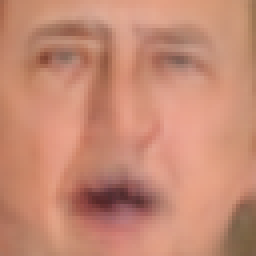
#> input picture faceswap_pytorch/test.png, 64 x 64 px (shown 4 times larger); its folder holds only this picture in this run
$ python -i image_reshape.py   (imports and definitions only)
#> lines starting #> are read from the running program, lines starting #| are printed output that depends on the picture
import numpy
import cv2
import os
from umeyama import umeyama

def get_image_paths(directory):
    return [x.path for x in os.scandir(directory) if x.name.endswith(".jpg") or x.name.endswith(".png")]

def load_images(image_paths, convert=None):
    iter_all_images = (cv2.resize(cv2.imread(fn), (256, 256)) for fn in image_paths)
    if convert:
        iter_all_images = (convert(img) for img in iter_all_images)
    for i, image in enumerate(iter_all_images):
        if i == 0:
            all_images = numpy.empty((len(image_paths),) + image.shape, dtype=image.dtype)
        all_images[i] = image
    return all_images

def random_warp(image):
    assert image.shape == (256, 256, 3)
    range_ = numpy.linspace(128 - 80, 128 + 80, 5)
    mapx = numpy.broadcast_to(range_, (5, 5))
    mapy = mapx.T

    mapx = mapx + numpy.random.normal(size=(5, 5), scale=5)
    mapy = mapy + numpy.random.normal(size=(5, 5), scale=5)

    interp_mapx = cv2.resize(mapx, (80, 80))[8:72, 8:72].astype('float32')
    interp_mapy = cv2.resize(mapy, (80, 80))[8:72, 8:72].astype('float32')

    warped_image = cv2.remap(image, interp_mapx, interp_mapy, cv2.INTER_LINEAR)

    src_points = numpy.stack([mapx.ravel(), mapy.ravel()], axis=-1)
    dst_points = numpy.mgrid[0:65:16, 0:65:16].T.reshape(-1, 2)
    mat = umeyama(src_points, dst_points, True)[0:2]

    target_image = cv2.warpAffine(image, mat, (64, 64))

    return warped_image, target_image

# [1 line that did not run here, left out]
# [1 line that did not run here, left out]
# [1 line that did not run here, left out]
# [1 line that did not run here, left out]

# print(images_A.shape)

# [10 lines not run here, left out]

>>> import cv2
>>> picture = cv2.imread('test.png', cv2.IMREAD_GRAYSCALE)
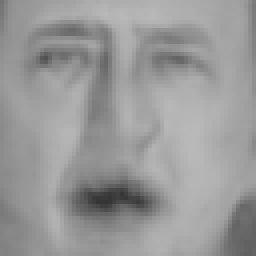
#> picture: shape (64, 64) (shown 4 times larger); min 53, max 185, mean 153
#> (the run stopped early here; a loop or call above may not have finished)
